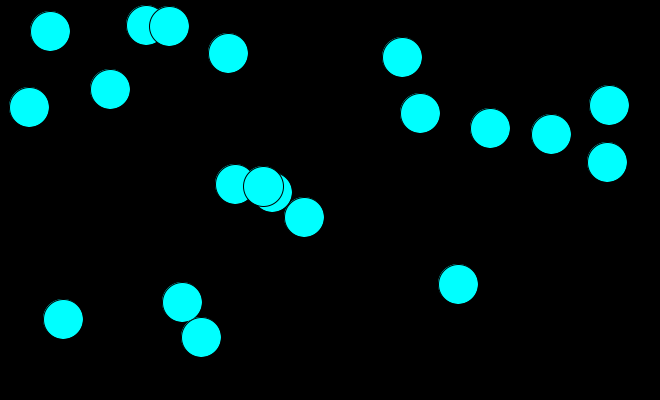
Frame 1 (no input)
Frame 60 (the mouse pressed at the canvas centre just before this capture): identical to frame 1, image omitted
Frame 120 (the mouse held since frame 60 and released just before this capture): identical to frame 1, image omitted

The Processing sketch that drew this single still picture (run headless with seeded random() and noise(); from frame 60 on, the mouse is pressed at the canvas centre):

// Processing sketch: w17_class
// ── w17_class.pde
color SAFE_COLOR = color(0, 255, 255);
color COLLISION_COLOR = color(255, 0, 255);
Ball[] balls;
int score;

void setup() {
  size(660, 400);
  background(0);
  score = 0;

  balls = new Ball[20];
  setupBalls();
}//setup

void draw() {
  background(0);
  for (int i=0; i<balls.length; i++) {
    for (int n = 0; n <balls.length; n++) {
      if (balls[i].collisionCheck(balls[n]) == true) {   
        fill(COLLISION_COLOR);
      } 
      else {
        fill(SAFE_COLOR);
      }
    }
    balls[i].display();
    balls[i].move();
  }
}//draw

void setupBalls() {
  for (int i=0; i<balls.length; i++) {
    balls[i] = new Ball();
  }//loop through array, creating new Ball objects
}//setupBalls

void changeAllSpeeds() {
  int changex, changey;
  for (int i=0; i<balls.length; i++) {
    changex = int(random(-5, 6));
    changey = int(random(-5, 6));

    balls[i].changeSpeed(changex, changey);
  }
}//changeAllSpeeds


void keyPressed() {
  if (key == ' ') {
    for (int i=0; i<balls.length; i++) {
      balls[i].reset();
    }
  }//reset'
  else if (key == 'w') {
    changeAllSpeeds();
  } else if (key == CODED) {
    int xchange = 0;
    int ychange = 0;
    if (keyCode == UP) {
      ychange = -1;
    }//up
    else if (keyCode == DOWN) {
      ychange = 1;
    }//down
    else if (keyCode == LEFT) {
      xchange = -1;
    }//left
    else if (keyCode == RIGHT) {
      xchange = 1;
    }//right
    for (int i=0; i<balls.length; i++) {
      balls[i].changeSpeed(xchange, ychange);
    }
  }//non ASCII keys
}

void mousePressed() {
  for (int i=0; i<balls.length; i++) {
    if ( balls[i].onBall(mouseX, mouseY) ) {
      score+= balls[i].getScoreValue();
      balls[i].reset();
      println("Score: " + score);
    }//hit
  }
}//mousePressed

// ── Ball.pde

class Ball {

  int cx, cy;
  int xvelocity, yvelocity;
  int radius;
  color c;

  //constructor
  Ball() {
    radius = 20;
    reset();
    c = SAFE_COLOR;
  }//default constructor

  void reset() {
    xvelocity = 0;
    yvelocity = 0;
    cx = int(random(radius, width-radius));
    cy = int(random(radius, height-radius));
  }//resetBall

  void display() {
    fill(c);
    circle(cx, cy, radius * 2);
  }//display

  void setColor(color newc) {
    c = newc;
  }

  boolean collisionCheck(Ball other) {
    if (other != this){
      if (dist(other.cx, other.cy, this.cx, this.cy)==(this.radius + other.radius)) {
        return true;
      }
      return false;
    }
        return false;
  }

  void move() {
    if (cx <= radius || cx >= (width - 1 - radius)) {
      xvelocity*= -1;
    }//x bounce
    if (cy <= radius || cy >= (height - 1 - radius)) {
      yvelocity*= -1;
    }//x bounce
    cx+= xvelocity;
    cy+= yvelocity;
  }//moveBall

  void changeSpeed(int x, int y) {
    xvelocity+= x;
    yvelocity+= y;
  }//changeSpeed

  boolean onBall(int x, int y) {
    float d = dist(x, y, cx, cy);
    return d <= radius;
  }//onBall

  int getScoreValue() {
    int score = abs(xvelocity) + abs(yvelocity);
    return score;
  }//getScoreValue
}//Ball
